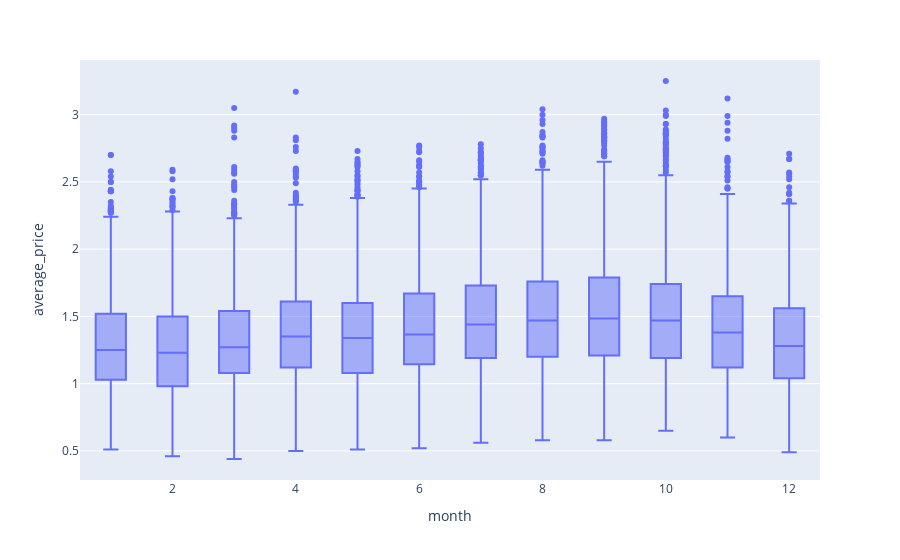

Notebook source saved alongside this figure:
### Code cell
px.box(df,x='month',y='average_price')

### Figure 1 — Plotly figure (JSON) as saved in the notebook; plotly's stock layout.template omitted (floating-point values rounded to 4 significant figures; data arrays with more than 128 entries replaced by an {"elided": "..."} marker saying what was removed)
{"data": [{"alignmentgroup": "True", "hovertemplate": "month=%{x}<br>average_price=%{y}<extra></extra>", "legendgroup": "", "marker": {"color": "#636efa"}, "name": "", "notched": false, "offsetgroup": "", "orientation": "v", "showlegend": false, "type": "box", "x": {"elided": "25017 int values"}, "x0": " ", "xaxis": "x", "y": {"elided": "25017 float values"}, "y0": " ", "yaxis": "y"}], "layout": {"boxmode": "group", "legend": {"tracegroupgap": 0}, "margin": {"t": 60}, "xaxis": {"anchor": "y", "domain": [0, 1], "title": {"text": "month"}}, "yaxis": {"anchor": "x", "domain": [0, 1], "title": {"text": "average_price"}}}}
